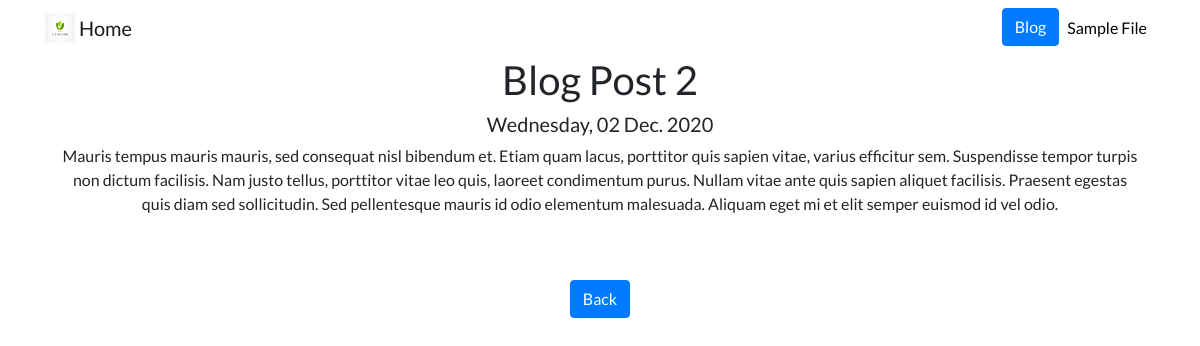
The app's page /blog/2/ with its own data.
### blog/models.py (models this page shows, shortened)
class Blog(models.Model):
	title = models.CharField(max_length=200)
	date = models.DateField()
	body = models.TextField()

### blog/views.py (the view)
# urls.py: path('<int:blog_id>/', views.detail, name='detail'),
def detail(request, blog_id):
	blog = get_object_or_404(Blog, pk=blog_id)
	return render(request, 'blog/detail.html', {'blog':blog})

### blog/templates/blog/detail.html
{% extends 'portfolio/base.html' %}
{% block content %}
<div class="container text-center">
	<h1>{{ blog.title }}</h1>
	<h5>{{ blog.date|date:'l, d N Y' }}</h5>
	<p>{{ blog.body }}</p>
	<br>
	<br>
	<a class="btn btn-primary" href="{% url 'blog:all_blogs' %}"> Back</a>
</div>
{% endblock %}

### portfolio/static/portfolio/custom.css (style rules this page uses)
body { font-family: 'Lato', sans-serif; }

### records on screen
Blog: title "Blog Post 2", date "Wednesday, 02 Dec. 2020", body "Mauris tempus mauris mauris, sed consequat nisl bibendum et. Etiam quam lacus, porttitor quis sapien vitae, varius efficitur sem. Suspendisse tempor turpis non dictum facilisis. Nam justo tellus, porttitor vitae leo quis, laoreet condimentum purus. Nullam vitae ante quis sapien aliquet facilisis. Praesent egestas quis diam sed sollicitudin. Sed pellentesque mauris id odio elementum malesuada. Aliquam eget mi et elit semper euismod id vel odio."
